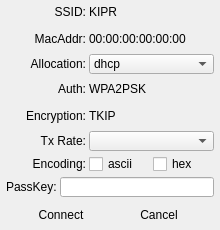
<?xml version="1.0" encoding="UTF-8"?>
<ui version="4.0">
 <class>WifiDialog</class>
 <widget class="QWidget" name="WifiDialog">
  <property name="geometry">
   <rect>
    <x>0</x>
    <y>0</y>
    <width>220</width>
    <height>230</height>
   </rect>
  </property>
  <property name="sizePolicy">
   <sizepolicy hsizetype="Preferred" vsizetype="Preferred">
    <horstretch>0</horstretch>
    <verstretch>0</verstretch>
   </sizepolicy>
  </property>
  <property name="minimumSize">
   <size>
    <width>100</width>
    <height>200</height>
   </size>
  </property>
  <property name="maximumSize">
   <size>
    <width>220</width>
    <height>230</height>
   </size>
  </property>
  <property name="windowTitle">
   <string>Form</string>
  </property>
  <property name="styleSheet">
   <string notr="true">QDialog{border:3px solid blue; border-radius: 5px}</string>
  </property>
  <layout class="QVBoxLayout" name="verticalLayout">
   <property name="spacing">
    <number>3</number>
   </property>
   <property name="leftMargin">
    <number>6</number>
   </property>
   <property name="topMargin">
    <number>0</number>
   </property>
   <property name="rightMargin">
    <number>6</number>
   </property>
   <property name="bottomMargin">
    <number>0</number>
   </property>
   <item>
    <layout class="QHBoxLayout" name="horizontalLayout">
     <item>
      <widget class="QLabel" name="label_2">
       <property name="minimumSize">
        <size>
         <width>80</width>
         <height>0</height>
        </size>
       </property>
       <property name="maximumSize">
        <size>
         <width>80</width>
         <height>16777215</height>
        </size>
       </property>
       <property name="text">
        <string>SSID:</string>
       </property>
       <property name="alignment">
        <set>Qt::AlignRight|Qt::AlignTrailing|Qt::AlignVCenter</set>
       </property>
      </widget>
     </item>
     <item>
      <widget class="QLabel" name="ui_ssidLabel">
       <property name="text">
        <string>KIPR</string>
       </property>
      </widget>
     </item>
    </layout>
   </item>
   <item>
    <layout class="QHBoxLayout" name="horizontalLayout_2">
     <item>
      <widget class="QLabel" name="label_3">
       <property name="minimumSize">
        <size>
         <width>80</width>
         <height>0</height>
        </size>
       </property>
       <property name="maximumSize">
        <size>
         <width>80</width>
         <height>16777215</height>
        </size>
       </property>
       <property name="text">
        <string>MacAddr:</string>
       </property>
       <property name="alignment">
        <set>Qt::AlignRight|Qt::AlignTrailing|Qt::AlignVCenter</set>
       </property>
      </widget>
     </item>
     <item>
      <widget class="QLabel" name="ui_macLabel">
       <property name="text">
        <string>00:00:00:00:00:00</string>
       </property>
      </widget>
     </item>
    </layout>
   </item>
   <item>
    <layout class="QHBoxLayout" name="horizontalLayout_3">
     <item>
      <widget class="QLabel" name="label_4">
       <property name="minimumSize">
        <size>
         <width>80</width>
         <height>0</height>
        </size>
       </property>
       <property name="maximumSize">
        <size>
         <width>80</width>
         <height>16777215</height>
        </size>
       </property>
       <property name="text">
        <string>Allocation:</string>
       </property>
       <property name="alignment">
        <set>Qt::AlignRight|Qt::AlignTrailing|Qt::AlignVCenter</set>
       </property>
      </widget>
     </item>
     <item>
      <widget class="QComboBox" name="ui_allocationCombo">
       <property name="maximumSize">
        <size>
         <width>16777215</width>
         <height>20</height>
        </size>
       </property>
       <item>
        <property name="text">
         <string>dhcp</string>
        </property>
       </item>
       <item>
        <property name="text">
         <string>static</string>
        </property>
       </item>
      </widget>
     </item>
    </layout>
   </item>
   <item>
    <layout class="QHBoxLayout" name="horizontalLayout_4">
     <item>
      <widget class="QLabel" name="label_5">
       <property name="minimumSize">
        <size>
         <width>80</width>
         <height>0</height>
        </size>
       </property>
       <property name="maximumSize">
        <size>
         <width>80</width>
         <height>16777215</height>
        </size>
       </property>
       <property name="text">
        <string>Auth:</string>
       </property>
       <property name="alignment">
        <set>Qt::AlignRight|Qt::AlignTrailing|Qt::AlignVCenter</set>
       </property>
      </widget>
     </item>
     <item>
      <widget class="QLabel" name="ui_authLabel">
       <property name="text">
        <string>WPA2PSK</string>
       </property>
      </widget>
     </item>
    </layout>
   </item>
   <item>
    <layout class="QHBoxLayout" name="horizontalLayout_5">
     <item>
      <widget class="QLabel" name="label_6">
       <property name="minimumSize">
        <size>
         <width>80</width>
         <height>0</height>
        </size>
       </property>
       <property name="maximumSize">
        <size>
         <width>80</width>
         <height>16777215</height>
        </size>
       </property>
       <property name="text">
        <string>Encryption:</string>
       </property>
       <property name="alignment">
        <set>Qt::AlignRight|Qt::AlignTrailing|Qt::AlignVCenter</set>
       </property>
      </widget>
     </item>
     <item>
      <widget class="QLabel" name="ui_encrypLabel">
       <property name="text">
        <string>TKIP</string>
       </property>
      </widget>
     </item>
    </layout>
   </item>
   <item>
    <layout class="QHBoxLayout" name="horizontalLayout_9">
     <item>
      <widget class="QLabel" name="label_7">
       <property name="minimumSize">
        <size>
         <width>80</width>
         <height>0</height>
        </size>
       </property>
       <property name="maximumSize">
        <size>
         <width>80</width>
         <height>16777215</height>
        </size>
       </property>
       <property name="text">
        <string>Tx Rate:</string>
       </property>
       <property name="alignment">
        <set>Qt::AlignRight|Qt::AlignTrailing|Qt::AlignVCenter</set>
       </property>
      </widget>
     </item>
     <item>
      <widget class="QComboBox" name="ui_txRateCombo">
       <property name="maximumSize">
        <size>
         <width>16777215</width>
         <height>20</height>
        </size>
       </property>
      </widget>
     </item>
    </layout>
   </item>
   <item>
    <layout class="QHBoxLayout" name="horizontalLayout_6">
     <item>
      <widget class="QLabel" name="label_8">
       <property name="minimumSize">
        <size>
         <width>80</width>
         <height>0</height>
        </size>
       </property>
       <property name="maximumSize">
        <size>
         <width>80</width>
         <height>16777215</height>
        </size>
       </property>
       <property name="text">
        <string>Encoding:</string>
       </property>
       <property name="alignment">
        <set>Qt::AlignRight|Qt::AlignTrailing|Qt::AlignVCenter</set>
       </property>
      </widget>
     </item>
     <item>
      <widget class="QCheckBox" name="ui_asciiCheck">
       <property name="text">
        <string>ascii</string>
       </property>
      </widget>
     </item>
     <item>
      <widget class="QCheckBox" name="ui_hexCheck">
       <property name="text">
        <string>hex</string>
       </property>
      </widget>
     </item>
    </layout>
   </item>
   <item>
    <layout class="QHBoxLayout" name="horizontalLayout_7">
     <item>
      <widget class="QLabel" name="label">
       <property name="text">
        <string>PassKey:</string>
       </property>
      </widget>
     </item>
     <item>
      <widget class="QLineEdit" name="ui_keyLineEdit">
       <property name="maximumSize">
        <size>
         <width>16777215</width>
         <height>20</height>
        </size>
       </property>
      </widget>
     </item>
    </layout>
   </item>
   <item>
    <layout class="QHBoxLayout" name="horizontalLayout_8">
     <item>
      <widget class="QPushButton" name="ui_connectButton">
       <property name="minimumSize">
        <size>
         <width>80</width>
         <height>30</height>
        </size>
       </property>
       <property name="maximumSize">
        <size>
         <width>80</width>
         <height>30</height>
        </size>
       </property>
       <property name="styleSheet">
        <string notr="true">QPushButton{
border:0px;
background-image:url(:/actions/rivet80x30L.png);
color:black;
}
QPushButton:pressed{
border:0px;
background-image:url(:/actions/rivet80x30D.png);
color:white;
}</string>
       </property>
       <property name="text">
        <string>Connect</string>
       </property>
      </widget>
     </item>
     <item>
      <widget class="QPushButton" name="ui_cancelButton">
       <property name="minimumSize">
        <size>
         <width>80</width>
         <height>30</height>
        </size>
       </property>
       <property name="maximumSize">
        <size>
         <width>80</width>
         <height>30</height>
        </size>
       </property>
       <property name="styleSheet">
        <string notr="true">QPushButton{
border:0px;
background-image:url(:/actions/rivet80x30L.png);
color:black;
}
QPushButton:pressed{
border:0px;
background-image:url(:/actions/rivet80x30D.png);
color:white;
}</string>
       </property>
       <property name="text">
        <string>Cancel</string>
       </property>
      </widget>
     </item>
    </layout>
   </item>
  </layout>
 </widget>
 <resources/>
 <connections/>
</ui>
